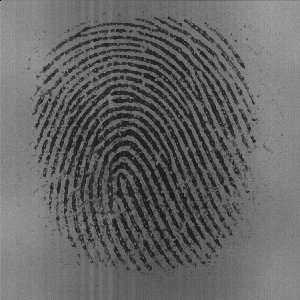
%> input picture 综合作业1/23_2.bmp, 300 x 300 px
$ octave fingerprint2.m   (GNU Octave 9; MATLAB toolbox functions it lacks are replaced by stand-ins)
%> lines starting %> are read from the running program, lines starting %| are printed output that depends on the picture; in (x1, y1, x2, y2) boxes, pixels count from 0 and x2, y2 are one past the last pixel; in counts of white or black regions, pixels touching at a corner belong together; the program's own positions count from 1
close all;
clear all;
I = imread('.\23_2.bmp');
%> I is the input picture: size 300x300 uint8; min 1, max 167, mean 101.6
I = im2double(I);
%> I: size 300x300 double
imshow(I)
% [orientation, wavelengths, I1] = local_DFT(I);
%对图像分块DFT
[M,N] = size(I);
%> M = 300; N = 300
a = 8 - mod(M,8);
%> a = 4
b = 8 - mod(N,8);
%> b = 4
%图像长宽补为8的倍数
I1 = padarray(I,[a b],'replicate', 'post');
%对图像周围补零
I2 = padarray(I1,[12 12],'replicate','both');
F = zeros(M+a,N+b);
%方向图
orientation = zeros((M+a)/8,(N+b)/8);
%频率图
frequency = zeros((M+a)/8,(N+b)/8);
%前背景图
mask = zeros((M+a)/8,(N+b)/8);
pic = zeros(M+a,N+b);
%背景阈值
threshold = 1.5;
threshold2 = 0.035;
for i = 1:(M+a)/8
    for j = 1:(N+b)/8
        pic(8*i-6:8*i-1,8*j-4) = 1;
        temp_F = fftshift(fft2(I2(8*i-7:8*i+24,8*j-7:8*j+24)));
        temp_FF=log(1+abs(temp_F));
        %根据分块DFT的均值和方差判断是否为指纹
        average = mean2(temp_FF(13:20,13:20));
        std = std2(I1(8*i-7:8*i,8*j-7:8*j));
        if average > threshold && std >threshold2
           mask(i,j)= 1;
           dc_freq = temp_FF(17,17);
           %计算方向图 需要将直流分量置0
           temp_FF(17,17) = 0;
           [~, index] = max(temp_FF(:));
           [y1, x1] = ind2sub([32,32],index);
           orientation_local = atan2(y1-17, x1-17);
           frequency_local = sqrt((y1-17)^2+(x1-17)^2)/32;
           orientation(i,j) = orientation_local;
           frequency(i,j) = frequency_local;
           temp_FF(17,17) = dc_freq;
           F(8*i-7:8*i,8*j-7:8*j) = temp_F(13:20,13:20);
           pic(8*i-7:8*i,8*j-7:8*j) = imrotate(pic(8*i-7:8*i,8*j-7:8*j),-orientation_local*180/pi,'nearest','crop');
        else
           I1(8*i-7:8*i,8*j-7:8*j) = 0;
        end
    end
end
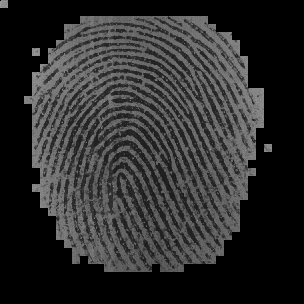
%> I1: size 304x304 double; min 0, max 0.608, mean 0.175
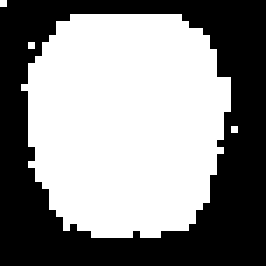
%> mask: size 38x38 double (shown 7 times larger); values 0 (black) and 1 (white), 54.3% white; 1 black region, box (x1, y1, x2, y2) and area: (0, 0, 38, 38) 660
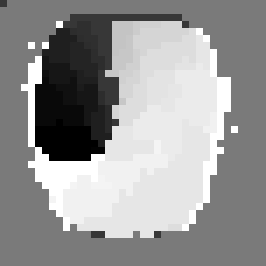
%> orientation: size 38x38 double (shown 7 times larger); min -2.9, max 3.14, mean 0.684; drawn with min black and max white
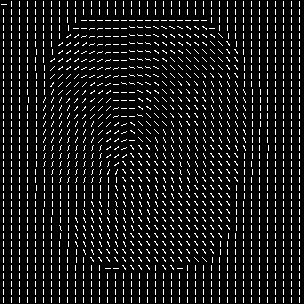
%> pic: size 304x304 double; values 0 (black) and 1 (white), 9.6% white in thin lines or dots
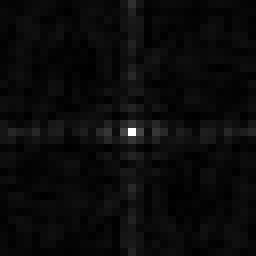
%> temp_FF: size 32x32 double (shown 8 times larger); min 0.0195, max 6.28, mean 0.282; drawn with min black and max white
%> after the loop, dc_freq = 5.83; frequency_local = 0.0312; index = 528; orientation_local = -1.57; x1 = 17; y1 = 16
%分块DFT图
F1 = log(1+abs(F));
I3 = I1+pic;
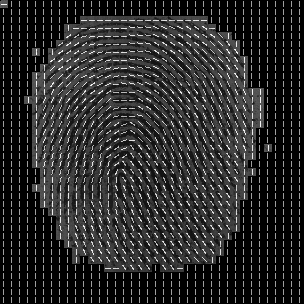
%> I3: size 304x304 double; min 0, max 1.6, mean 0.272; drawn with min black and max white
%平滑方向图
orientation_double = 2*orientation;
orientation_cos = cos(orientation_double);
orientation_sin = sin(orientation_double);
w = fspecial('gaussian',[5,5],1);
w2 = fspecial('gaussian',[3,3],1);
orientation_cos2 = imfilter(orientation_cos,w);
orientation_sin2 = imfilter(orientation_sin,w);
orientation_new = 0.5*atan2(orientation_sin2,orientation_cos2);
figure;
subplot(2,3,1),imshow(F1,[]),title('分块DFT图');
subplot(2,3,2),quiver(cos(orientation+pi/2), sin(orientation+pi/2)),title('平滑前的方向图');
axis ij;
set(gca,'YLim',[0 40]);
set(gca,'XLim',[0 40]);
subplot(2,3,3),quiver(cos(orientation_new+pi/2), sin(orientation_new+pi/2)),title('平滑后的方向图');
axis ij;
set(gca,'YLim',[0 40]);
set(gca,'XLim',[0 40]);
subplot(2,3,4),imshow(mask),title('前背景图');
%平滑频率图
frequency_new = imfilter(frequency,w);
subplot(2,3,5),imshow(frequency),title('平滑前的频率图');
subplot(2,3,6),imshow(frequency_new),title('平滑后的频率图');
%波长图
wavelengths =1./(frequency+eps);
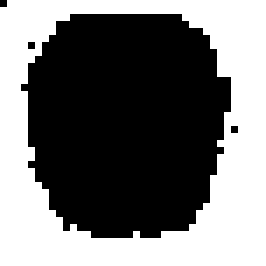
%> wavelengths: size 38x38 double (shown 7 times larger); min 5.94, max 4.5e+15, mean 2.06e+15; drawn with min black and max white
[M,N] = size(I1);
%> M = 304; N = 304
I_result = zeros(M,N);
pic2 = zeros(M,N);
for i =1:M/8
    for j=1:N/8
        pic2(8*i-6:8*i-1,8*j-4) = 1;
        if mean2(I1(8*i-7:8*i,8*j-7:8*j))~=0 && wavelengths(i,j) < 1000
            if wavelengths(i,j) >8.8 && i>M/16
                wavelengths(i,j) = 8;
            end
            pic2(8*i-7:8*i,8*j-7:8*j) = imrotate(pic2(8*i-7:8*i,8*j-7:8*j),-orientation_new(i,j)*180/pi,'nearest','crop');
            %对每一块进行Gabor滤波
%> (the run ends here)

$ run again, with 综合作业1/77_8.bmp copied over 综合作业1/23_2.bmp
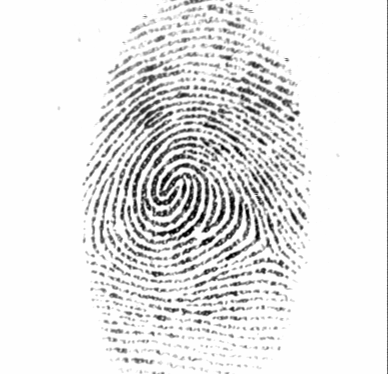
%> input picture 综合作业1/77_8.bmp, 388 x 374 px
%> I is the input picture: size 374x388 uint8; min 1, max 254, mean 229.5
%> I: size 374x388 double
%> after the loop `for i = 1:(M+a)/8`:
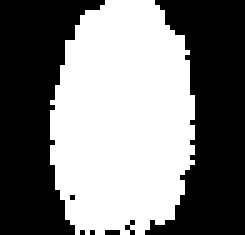
%> mask: size 47x49 double (shown 5 times larger); values 0 (black) and 1 (white), 48.6% white; 1 white region, box (x1, y1, x2, y2) and area: (10, 0, 39, 47) 1119
%> after the loop `for i = 1:(M+a)/8`: dc_freq = 6.88; frequency_local = 0.0312; index = 497; orientation_local = 3.14; x1 = 16; y1 = 17
%> `wavelengths =1./(frequency+eps);`:
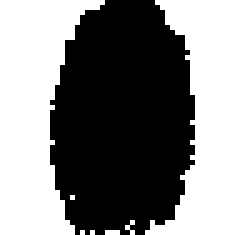
%> wavelengths: size 47x49 double (shown 5 times larger); min 5.49, max 4.5e+15, mean 2.32e+15; drawn with min black and max white
